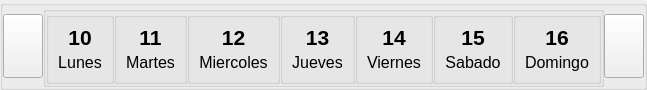
                   <widget class="QGroupBox" name="groupBox_17">
                    <property name="sizePolicy">
                     <sizepolicy hsizetype="Expanding" vsizetype="Expanding">
                      <horstretch>0</horstretch>
                      <verstretch>0</verstretch>
                     </sizepolicy>
                    </property>
                    <property name="minimumSize">
                     <size>
                      <width>0</width>
                      <height>90</height>
                     </size>
                    </property>
                    <property name="maximumSize">
                     <size>
                      <width>16777215</width>
                      <height>90</height>
                     </size>
                    </property>
                    <property name="title">
                     <string/>
                    </property>
                    <layout class="QHBoxLayout" name="horizontalLayout_16">
                     <property name="spacing">
                      <number>0</number>
                     </property>
                     <property name="leftMargin">
                      <number>0</number>
                     </property>
                     <property name="topMargin">
                      <number>0</number>
                     </property>
                     <property name="rightMargin">
                      <number>0</number>
                     </property>
                     <property name="bottomMargin">
                      <number>0</number>
                     </property>
                     <item>
                      <widget class="QPushButton" name="btnPreDay">
                       <property name="maximumSize">
                        <size>
                         <width>64</width>
                         <height>64</height>
                        </size>
                       </property>
                       <property name="cursor">
                        <cursorShape>PointingHandCursor</cursorShape>
                       </property>
                       <property name="text">
                        <string/>
                       </property>
                       <property name="icon">
                        <iconset resource="icons.qrc">
                         <normaloff>:/icons/icons/chevron-left.svg</normaloff>:/icons/icons/chevron-left.svg</iconset>
                       </property>
                       <property name="iconSize">
                        <size>
                         <width>32</width>
                         <height>32</height>
                        </size>
                       </property>
                      </widget>
                     </item>
                     <item>
                      <widget class="QGroupBox" name="groupBox_8">
                       <property name="title">
                        <string/>
                       </property>
                       <layout class="QHBoxLayout" name="horizontalLayout_14">
                        <property name="spacing">
                         <number>0</number>
                        </property>
                        <property name="leftMargin">
                         <number>0</number>
                        </property>
                        <property name="topMargin">
                         <number>0</number>
                        </property>
                        <property name="rightMargin">
                         <number>0</number>
                        </property>
                        <property name="bottomMargin">
                         <number>0</number>
                        </property>
                        <item>
                         <widget class="QGroupBox" name="Dia1">
                          <property name="title">
                           <string/>
                          </property>
                          <layout class="QVBoxLayout" name="verticalLayout_19">
                           <item>
                            <widget class="QLabel" name="labelNumDia1">
                             <property name="font">
                              <font>
                               <pointsize>16</pointsize>
                               <weight>75</weight>
                               <bold>true</bold>
                              </font>
                             </property>
                             <property name="text">
                              <string>10</string>
                             </property>
                             <property name="alignment">
                              <set>Qt::AlignCenter</set>
                             </property>
                            </widget>
                           </item>
                           <item>
                            <widget class="QLabel" name="labelNomDia1">
                             <property name="font">
                              <font>
                               <pointsize>12</pointsize>
                              </font>
                             </property>
                             <property name="text">
                              <string>Lunes</string>
                             </property>
                             <property name="alignment">
                              <set>Qt::AlignCenter</set>
                             </property>
                            </widget>
                           </item>
                          </layout>
                         </widget>
                        </item>
                        <item>
                         <widget class="QGroupBox" name="Dia2">
                          <property name="title">
                           <string/>
                          </property>
                          <layout class="QVBoxLayout" name="verticalLayout_27">
                           <item>
                            <widget class="QLabel" name="labelNumDia2">
                             <property name="font">
                              <font>
                               <pointsize>16</pointsize>
                               <weight>75</weight>
                               <bold>true</bold>
                              </font>
                             </property>
                             <property name="text">
                              <string>11</string>
                             </property>
                             <property name="alignment">
                              <set>Qt::AlignCenter</set>
                             </property>
                            </widget>
                           </item>
                           <item>
                            <widget class="QLabel" name="labelNomDia2">
                             <property name="font">
                              <font>
                               <pointsize>12</pointsize>
                              </font>
                             </property>
                             <property name="text">
                              <string>Martes</string>
                             </property>
                             <property name="alignment">
                              <set>Qt::AlignCenter</set>
                             </property>
                            </widget>
                           </item>
                          </layout>
                         </widget>
                        </item>
                        <item>
                         <widget class="QGroupBox" name="Dia3">
                          <property name="title">
                           <string/>
                          </property>
                          <layout class="QVBoxLayout" name="verticalLayout_26">
                           <item>
                            <widget class="QLabel" name="labelNumDia3">
                             <property name="font">
                              <font>
                               <pointsize>16</pointsize>
                               <weight>75</weight>
                               <bold>true</bold>
                              </font>
                             </property>
                             <property name="text">
                              <string>12</string>
                             </property>
                             <property name="alignment">
                              <set>Qt::AlignCenter</set>
                             </property>
                            </widget>
                           </item>
                           <item>
                            <widget class="QLabel" name="labelNomDia3">
                             <property name="font">
                              <font>
                               <pointsize>12</pointsize>
                              </font>
                             </property>
                             <property name="text">
                              <string>Miercoles</string>
                             </property>
                             <property name="alignment">
                              <set>Qt::AlignCenter</set>
                             </property>
                            </widget>
                           </item>
                          </layout>
                         </widget>
                        </item>
                        <item>
                         <widget class="QGroupBox" name="Dia4">
                          <property name="title">
                           <string/>
                          </property>
                          <layout class="QVBoxLayout" name="verticalLayout_25">
                           <item>
                            <widget class="QLabel" name="labelNumDia4">
                             <property name="font">
                              <font>
                               <pointsize>16</pointsize>
                               <weight>75</weight>
                               <bold>true</bold>
                              </font>
                             </property>
                             <property name="text">
                              <string>13</string>
                             </property>
                             <property name="alignment">
                              <set>Qt::AlignCenter</set>
                             </property>
                            </widget>
                           </item>
                           <item>
                            <widget class="QLabel" name="labelNomDia4">
                             <property name="font">
                              <font>
                               <pointsize>12</pointsize>
                              </font>
                             </property>
                             <property name="text">
                              <string>Jueves</string>
                             </property>
                             <property name="alignment">
                              <set>Qt::AlignCenter</set>
                             </property>
                            </widget>
                           </item>
                          </layout>
                         </widget>
                        </item>
                        <item>
                         <widget class="QGroupBox" name="Dia5">
                          <property name="title">
                           <string/>
                          </property>
                          <layout class="QVBoxLayout" name="verticalLayout_24">
                           <item>
                            <widget class="QLabel" name="labelNumDia5">
                             <property name="font">
                              <font>
                               <pointsize>16</pointsize>
                               <weight>75</weight>
                               <bold>true</bold>
                              </font>
                             </property>
                             <property name="text">
                              <string>14</string>
                             </property>
                             <property name="alignment">
                              <set>Qt::AlignCenter</set>
                             </property>
                            </widget>
                           </item>
                           <item>
                            <widget class="QLabel" name="labelNomDia5">
                             <property name="font">
                              <font>
                               <pointsize>12</pointsize>
                              </font>
                             </property>
                             <property name="text">
                              <string>Viernes</string>
                             </property>
                             <property name="alignment">
                              <set>Qt::AlignCenter</set>
                             </property>
                            </widget>
                           </item>
                          </layout>
                         </widget>
                        </item>
                        <item>
                         <widget class="QGroupBox" name="Dia6">
                          <property name="title">
                           <string/>
                          </property>
                          <layout class="QVBoxLayout" name="verticalLayout_22">
                           <item>
                            <widget class="QLabel" name="labelNumDia6">
                             <property name="font">
                              <font>
                               <pointsize>16</pointsize>
                               <weight>75</weight>
                               <bold>true</bold>
                              </font>
                             </property>
                             <property name="text">
                              <string>15</string>
                             </property>
                             <property name="alignment">
                              <set>Qt::AlignCenter</set>
                             </property>
                            </widget>
                           </item>
                           <item>
                            <widget class="QLabel" name="labelNomDia6">
                             <property name="font">
                              <font>
                               <pointsize>12</pointsize>
                              </font>
                             </property>
                             <property name="text">
                              <string>Sabado</string>
                             </property>
                             <property name="alignment">
                              <set>Qt::AlignCenter</set>
                             </property>
                            </widget>
                           </item>
                          </layout>
                         </widget>
                        </item>
                        <item>
                         <widget class="QGroupBox" name="Dia7">
                          <property name="title">
                           <string/>
                          </property>
                          <layout class="QVBoxLayout" name="verticalLayout_23">
                           <item>
                            <widget class="QLabel" name="labelNumDia7">
                             <property name="font">
                              <font>
                               <pointsize>16</pointsize>
                               <weight>75</weight>
                               <bold>true</bold>
                              </font>
                             </property>
                             <property name="text">
                              <string>16</string>
                             </property>
                             <property name="alignment">
                              <set>Qt::AlignCenter</set>
                             </property>
                            </widget>
                           </item>
                           <item>
                            <widget class="QLabel" name="labelNomDia7">
                             <property name="font">
                              <font>
                               <pointsize>12</pointsize>
                              </font>
                             </property>
                             <property name="text">
                              <string>Domingo</string>
                             </property>
                             <property name="alignment">
                              <set>Qt::AlignCenter</set>
                             </property>
                            </widget>
                           </item>
                          </layout>
                         </widget>
                        </item>
                       </layout>
                      </widget>
                     </item>
                     <item>
                      <widget class="QPushButton" name="btnNextDay">
                       <property name="maximumSize">
                        <size>
                         <width>64</width>
                         <height>64</height>
                        </size>
                       </property>
                       <property name="cursor">
                        <cursorShape>PointingHandCursor</cursorShape>
                       </property>
                       <property name="text">
                        <string/>
                       </property>
                       <property name="icon">
                        <iconset resource="icons.qrc">
                         <normaloff>:/icons/icons/chevron-right.svg</normaloff>:/icons/icons/chevron-right.svg</iconset>
                       </property>
                       <property name="iconSize">
                        <size>
                         <width>32</width>
                         <height>32</height>
                        </size>
                       </property>
                      </widget>
                     </item>
                    </layout>
                   </widget>
